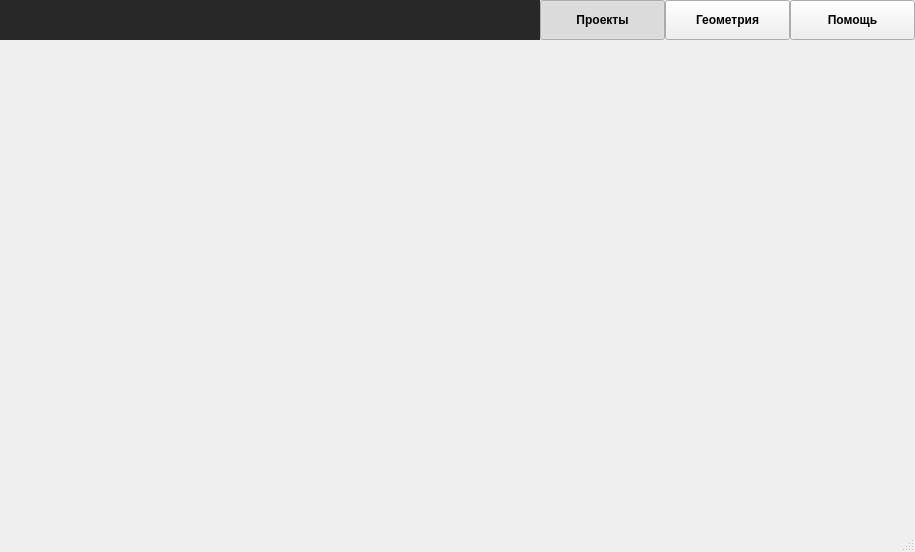
<?xml version="1.0" encoding="UTF-8"?>
<ui version="4.0">
 <class>MainWindow</class>
 <widget class="QMainWindow" name="MainWindow">
  <property name="geometry">
   <rect>
    <x>0</x>
    <y>0</y>
    <width>915</width>
    <height>552</height>
   </rect>
  </property>
  <property name="windowTitle">
   <string>Liver generator 2D</string>
  </property>
  <property name="windowIcon">
   <iconset resource="resource.qrc">
    <normaloff>:/images/logo/nd500.png</normaloff>:/images/logo/nd500.png</iconset>
  </property>
  <widget class="QWidget" name="centralWidget">
   <layout class="QVBoxLayout" name="verticalLayout">
    <property name="spacing">
     <number>0</number>
    </property>
    <property name="leftMargin">
     <number>0</number>
    </property>
    <property name="topMargin">
     <number>0</number>
    </property>
    <property name="rightMargin">
     <number>0</number>
    </property>
    <property name="bottomMargin">
     <number>0</number>
    </property>
    <item>
     <layout class="QHBoxLayout" name="horizontalLayout_2">
      <property name="spacing">
       <number>0</number>
      </property>
      <property name="bottomMargin">
       <number>0</number>
      </property>
      <item>
       <widget class="QStackedWidget" name="tools">
        <property name="minimumSize">
         <size>
          <width>0</width>
          <height>40</height>
         </size>
        </property>
        <property name="maximumSize">
         <size>
          <width>16777215</width>
          <height>40</height>
         </size>
        </property>
        <property name="styleSheet">
         <string notr="true">background-color: rgb(40, 40, 40);</string>
        </property>
       </widget>
      </item>
      <item>
       <widget class="QFrame" name="menuTabs">
        <property name="minimumSize">
         <size>
          <width>0</width>
          <height>40</height>
         </size>
        </property>
        <property name="maximumSize">
         <size>
          <width>16777215</width>
          <height>40</height>
         </size>
        </property>
        <property name="font">
         <font>
          <kerning>true</kerning>
         </font>
        </property>
        <property name="styleSheet">
         <string notr="true"/>
        </property>
        <layout class="QHBoxLayout" name="horizontalLayout">
         <property name="spacing">
          <number>0</number>
         </property>
         <property name="leftMargin">
          <number>0</number>
         </property>
         <property name="topMargin">
          <number>0</number>
         </property>
         <property name="rightMargin">
          <number>0</number>
         </property>
         <property name="bottomMargin">
          <number>6</number>
         </property>
         <item>
          <widget class="QToolButton" name="toolProject">
           <property name="minimumSize">
            <size>
             <width>125</width>
             <height>40</height>
            </size>
           </property>
           <property name="font">
            <font>
             <weight>75</weight>
             <bold>true</bold>
             <kerning>true</kerning>
            </font>
           </property>
           <property name="text">
            <string>Проекты</string>
           </property>
           <property name="checkable">
            <bool>true</bool>
           </property>
           <property name="checked">
            <bool>true</bool>
           </property>
           <property name="autoRaise">
            <bool>false</bool>
           </property>
           <attribute name="buttonGroup">
            <string notr="true">buttonGroup</string>
           </attribute>
          </widget>
         </item>
         <item>
          <widget class="QToolButton" name="toolGeo">
           <property name="minimumSize">
            <size>
             <width>125</width>
             <height>40</height>
            </size>
           </property>
           <property name="font">
            <font>
             <weight>75</weight>
             <bold>true</bold>
            </font>
           </property>
           <property name="text">
            <string>Геометрия</string>
           </property>
           <property name="checkable">
            <bool>true</bool>
           </property>
           <property name="autoRaise">
            <bool>false</bool>
           </property>
           <attribute name="buttonGroup">
            <string notr="true">buttonGroup</string>
           </attribute>
          </widget>
         </item>
         <item>
          <widget class="QToolButton" name="toolHelp">
           <property name="enabled">
            <bool>true</bool>
           </property>
           <property name="minimumSize">
            <size>
             <width>125</width>
             <height>40</height>
            </size>
           </property>
           <property name="font">
            <font>
             <weight>75</weight>
             <bold>true</bold>
            </font>
           </property>
           <property name="text">
            <string>Помощь</string>
           </property>
           <property name="checkable">
            <bool>true</bool>
           </property>
           <property name="autoRaise">
            <bool>false</bool>
           </property>
           <attribute name="buttonGroup">
            <string notr="true">buttonGroup</string>
           </attribute>
          </widget>
         </item>
        </layout>
       </widget>
      </item>
     </layout>
    </item>
    <item>
     <widget class="QStackedWidget" name="forms">
      <property name="currentIndex">
       <number>-1</number>
      </property>
     </widget>
    </item>
   </layout>
  </widget>
  <widget class="QStatusBar" name="statusBar"/>
 </widget>
 <layoutdefault spacing="6" margin="11"/>
 <resources>
  <include location="resource.qrc"/>
 </resources>
 <connections/>
 <buttongroups>
  <buttongroup name="buttonGroup"/>
 </buttongroups>
</ui>
